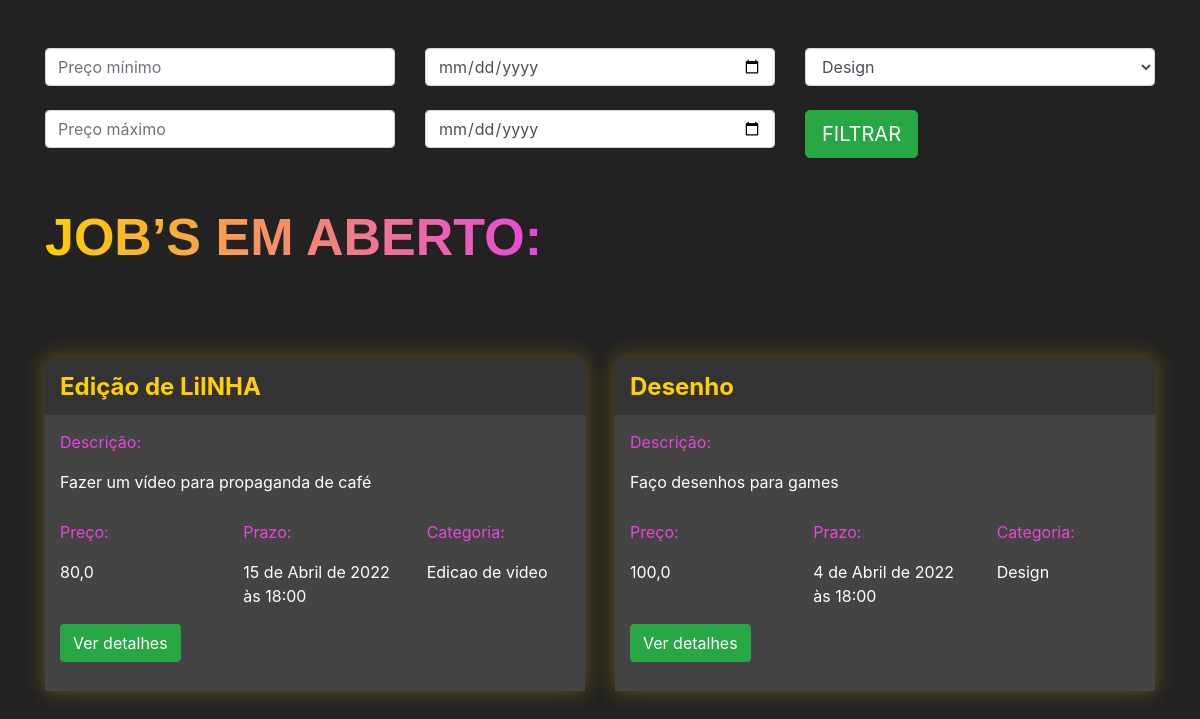
The app's page /jobs/encontrar_jobs/ with its own data.
### jobs/models.py (models this page shows, shortened)
class Jobs(models.Model):
    categoria_choices = (('D', 'Design'),
                         ('EV', 'Edição de Vídeo'))
    status_choices = (('C', 'Em criação'),
                      ('AA', 'Aguardando aprovação'),
                      ('F', 'Finalizado'))
    titulo = models.CharField(max_length=200)
    descricao = models.TextField()
    categoria = models.CharField(max_length=2, choices=categoria_choices, default="D")
    prazo_entrega = models.DateTimeField()
    preco = models.FloatField()
    referencias = models.ManyToManyField(Referencias)
    profissional = models.ForeignKey(User, on_delete=models.DO_NOTHING, null=True, blank=True)
    reservado = models.BooleanField(default=False)
    status = models.CharField(max_length=2, choices=status_choices, default='AA')

### jobs/views.py (the view)
# urls.py: path('encontrar_jobs/', views.encontrar_jobs, name="encontrar_jobs")
def encontrar_jobs(request):
    if request.method == "GET":
        preco_minimo = request.GET.get('preco_minimo')
        preco_maximo = request.GET.get('preco_maximo')
        prazo_minimo = request.GET.get('prazo_minimo')
        prazo_maximo = request.GET.get('prazo_maximo')
        categoria = request.GET.get('categoria')
        if preco_minimo or preco_maximo or prazo_minimo or prazo_maximo or categoria:
            if not preco_minimo:
                preco_minimo = 0
            if not preco_maximo:
                preco_maximo = 999999
            if not prazo_minimo:
                prazo_minimo = datetime(year=1900, month=1, day=1)
            if not prazo_maximo:
                prazo_maximo = datetime(year=3000, month=1, day=1)
            if categoria == 'D':
              categoria = ['D']
            elif categoria == "EV":
                 categoria = ['EV', ]
            jobs = Jobs.objects.filter(preco__gte=preco_minimo)\
                .filter(preco__lte=preco_maximo)\
                .filter(prazo_entrega__gte=prazo_minimo)\
                .filter(prazo_entrega__lte=prazo_maximo)\
                .filter(categoria__in=categoria)\
                .filter(reservado=False)
        else:
            jobs = Jobs.objects.filter(reservado=False)
        return render(request, 'encontrar_jobs.html', {'jobs': jobs})

### jobs/templates/encontrar_jobs.html (shortened to what this page needs)
{% extends 'base.html' %}
{% load static %}
{% block 'head' %}
<link rel="stylesheet" href="{% static 'jobs/css/encontrar_jobs.css' %}">
{% endblock %}
{% block 'body' %}
    <div class="container">
    <br>
    <br>
        <div class="row">
            <div class="col-sm">
            <form action="{% url 'encontrar_jobs' %}" method="GET">{% csrf_token %}
                <input type="text" class="form-control" placeholder="Preço mínimo" name="preco_minimo">
                <br>
                <input type="text" class="form-control" placeholder="Preço máximo" name="preco_maximo">
            </div>
            <div class="col-sm">
                <input type="date" class="form-control" name="prazo_minimo">
                <br>
                <input type="date" class="form-control" name="prazo_maximo">
            </div>
            <div class="col-sm">
                <select class="form-control" name="categoria">
                    <option value="D">Design</option>
                </select>
                <br>
                <input type="submit" class="btn btn-success btn-lg" value="FILTRAR">
            </div>
        </div>
        <br>
        <br>
        <h2 class="titulo">JOB’S EM ABERTO:</h2>
        <div class="row justify-content-around">
            {% for job in jobs %}
                <div class="col-6 row-card">
                    <div class="card-job">
                        <div class="header-job">
                        <h4 class="titulo-job">{{ job.titulo }}</h4>
                        </div>
                        <div class="body-job">
                            <p class="titulo-body">Descrição:</p>
                            <div style="width: 70%">
                                <p>{{job.descricao}}</p>
                            </div>
                            <div class="row">
                                <div class="col-4">
                                    <p class="titulo-body">Preço:</p>
                                    <p>{{job.preco}}</p>
                                </div>
                                <div class="col-4">
                                    <p class="titulo-body">Prazo:</p>
                                    <p>{{job.prazo_entrega}}</p>
                                </div>
                                <div class="col-4">
                                    <p class="titulo-body">Categoria:</p>
                                    <p>{% if job.categoria == 'D' %}
                                        Design
                                        {% else %}
                                         Edicao de video
                                        {% endif %}
                                    </p>
                                </div>
                            </div>
                            <button class="btn btn-success">Ver detalhes</button>
                            <br>
                            <br>
                        </div>
                    </div>
                </div>
            {% endfor %}
        </div>
    </div>
{% endblock %}

### templates/base.html (shortened to what this page needs)
<!doctype html>
<html lang="en">
  <head>
    {% block 'head' %}
    {% endblock %}
    <link rel="stylesheet" href="https://cdn.jsdelivr.net/npm/bootstrap@4.6.1/dist/css/bootstrap.min.css">
  </head>
  <body class="fundo">
    {% block 'body' %}{% endblock %}
  </body>
</html>

### templates/static/jobs/css/encontrar_jobs.css (style rules this page uses)
.fundo { background-color: #222; color: white; }
.card-job { background-color: #444; box-shadow: 0 0px 20px 0 rgba( 255, 207, 0, 0.3 ); padding: 0; margin-top: 50px; }
.header-job { background-color: #333; width: 100% !important; padding: 5px; padding-left: 15px; }
.row-card { margin-top: 40px; }
.titulo-job { color: #FFCF00; font-weight: bold; margin-top: 10px; }
.body-job { padding: 5px; padding-left: 15px; }
.titulo-body { color: #E747DC; margin-top: 10px; }
.titulo { font-family: Arial, Helvetica, sans-serif; font-weight: bold; font-size: 52px; display: inline; background-image: linear-gradient(90deg, rgba(255,207,0,1) 0%, rgba(231,71,220,1) 100%); background-clip: text; -webkit-background-clip: text; color: transparent; padding-bottom: 10px; }

### records on screen
Jobs: titulo "Edição de LiINHA", descricao "Fazer um vídeo para propaganda de café", preco "80,0", prazo_entrega "15 de Abril de 2022 às 18:00", categoria "Edicao de video"
Jobs: titulo "Desenho", descricao "Faço desenhos para games", preco "100,0", prazo_entrega "4 de Abril de 2022 às 18:00", categoria "Design"
